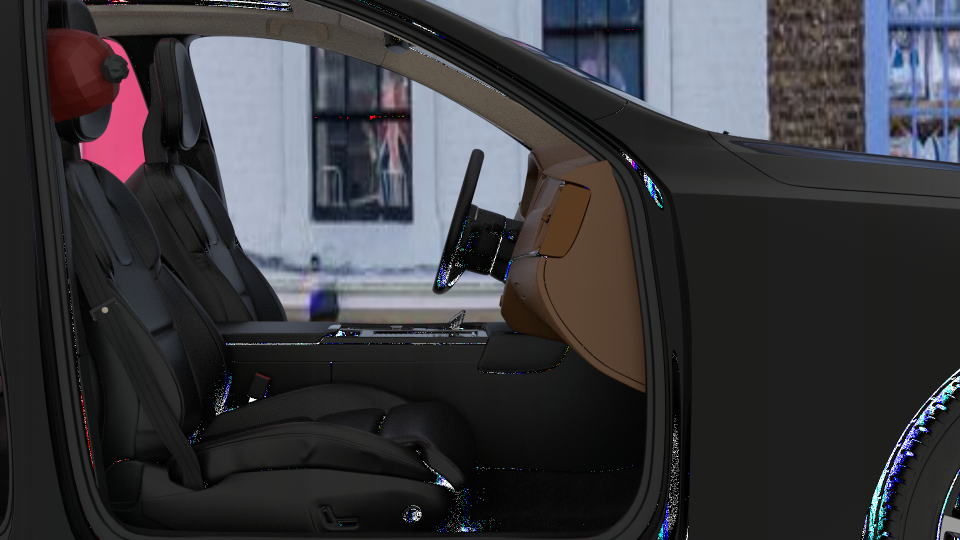
#> input picture Model training/Notebooks/000000.png, 1920 x 1080 px, found by its file name (shown at 1/2 size)
$ jupyter execute --allow-errors 1.1-playing-around.ipynb
#> lines starting #> are read from the running program, lines starting #| are printed output that depends on the picture
# Playing around

[cell 1]
from PIL import Image, ImageStat
import numpy as np

[cell 2]
clear = "C:/Users/hanna/Desktop/git/interiorcardamage/Data/test/clear/000000.png"
KnitCap = "C:/Users/hanna/Desktop/git/interiorcardamage/Data/test/KnitCap/KnitCap_000002.png"

[cell 3]
def brightness( im_file ):
   im = Image.open(im_file).convert('L')
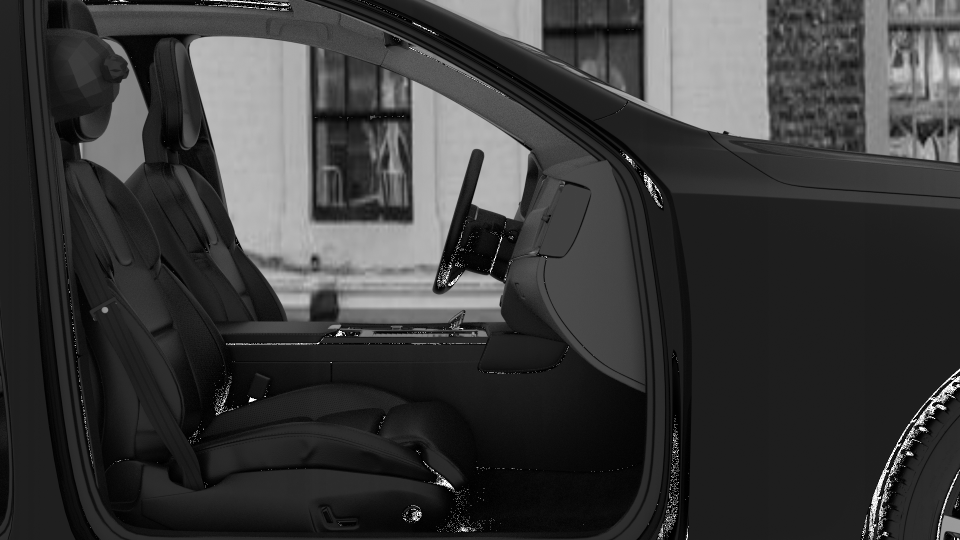
#> im: PIL image 1920x1080 L (shown at 1/2 size); min 0, max 255, mean 57.9
   stat = ImageStat.Stat(im)
   return stat.rms[0]

[cell 4]
brightness( clear )

#> (a cell that did not finish here is left out)

[cell 6]
# Open the images

image1     = Image.open( clear )
#> image1 is the input picture: PIL image 1920x1080 RGB; mean R, G, B 57.7, 57.3, 61.7

#> (the rest of this cell did not finish here and is left out)

[cell 7]
# Load image as greyscale and calculate histogram
im = Image.open( clear ).convert('L')
h = im.histogram()
#> h = 256 values, max 190781 at index 29, min 0 at index 221, mean 8100

# Print histogram
for idx, val in enumerate(h):
    print(idx,val)
#> this loop made 256 passes
#> val on passes 1 to 3: 17364, 10618, 10974
#| 0 17364
#| 1 10618
#| 2 10974
#| 3 12793
#| 4 14804
#| 5 16973
#| 6 18212
#| 7 19164
#> (further printed lines are left out)

The code below works and is a starting point for showing the difference in brightness between two images.

[cell 8]
image1 = Image.open( clear ).convert('L')
#> (the rest of this cell did not finish here and is left out)

The following normalising method qorks quite well. The only thing is the background still appears (since it is normalised differently for each image) so it we should find the edges from the resultant picture or the intermediate pictures.

Only works well when images are basically the same angle. Need to work on image registration.

[cell 9]
def normalize(image):
    std_img = np.min(image) / (np.max(image) - np.min(image))
    return (image - std_img)

[cell 10]
image1 = Image.open( clear ).convert('L')
#> (the rest of this cell did not finish here and is left out)

[cell 11]
import pyvips

#> (the rest of this cell did not finish here and is left out)

[cell 12]
from skimage import data, io
import matplotlib as plt
image = io.imread( clear )

std_img = np.min(image) / (np.max(image) - np.min(image))
#> std_img = 0
norm_image = (image - std_img)
#> (the rest of this cell did not finish here and is left out)

# Histograms

NB: Changed environment since anaconda has been playing up.

[cell 13]
import imageio.v3 as iio
import numpy as np
import skimage.color
import skimage.util
import matplotlib.pyplot as plt

[cell 14]
clear = "C:/Users/hanna/Desktop/git/interiorcardamage/Data/test/clear/000000.png"
KnitCap = "C:/Users/hanna/Desktop/git/interiorcardamage/Data/test/KnitCap/KnitCap_000002.png"
image = iio.imread(uri=clear, mode="L")

# convert the image to float dtype with a value range from 0 to 1
image = skimage.util.img_as_float(image)

# display the image
fig, ax = plt.subplots()
plt.imshow(image, cmap="gray")

[cell 15]
histogram, bin_edges = np.histogram(image, bins=256, range=(0, 255))
#> histogram = 256 values, max 2068281 at index 0, min 0 at index 2, mean 8100; bin_edges = 257 values from 0 to 255
# configure and draw the histogram figure
plt.figure()
plt.title("Grayscale Histogram")
plt.xlabel("grayscale value")
plt.ylabel("pixel count")
plt.xlim([0.0, 255.0])  # <- named arguments do not work here

plt.plot(bin_edges[0:-1], histogram)  # <- or here
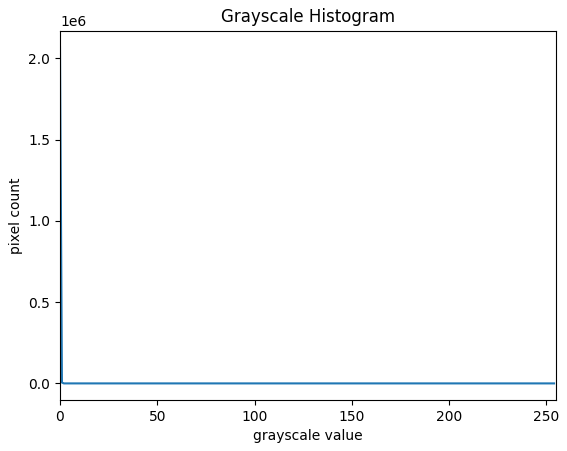
#> figure drawn by matplotlib, 1 panel; curve peaks at x = 0, y = 2068281

[cell 16]
clear = "C:/Users/hanna/Desktop/git/interiorcardamage/Data/test/clear/000000.png"
KnitCap = "C:/Users/hanna/Desktop/git/interiorcardamage/Data/test/KnitCap/KnitCap_000002.png"
#> (the rest of this cell did not finish here and is left out)

Subtracting the two histograms from one another and plotting results in nothing!

[cell 17]
clear = "C:/Users/hanna/Desktop/git/interiorcardamage/Data/test/clear/000000.png"
KnitCap = "C:/Users/hanna/Desktop/git/interiorcardamage/Data/test/KnitCap/KnitCap_000002.png"

image1 = Image.open( clear ).convert('L')
#> (the rest of this cell did not finish here and is left out)

#> (a cell that did not finish here is left out)

Plotting a histogram comparing two of the same image.

[cell 19]
clear = "C:/Users/hanna/Desktop/git/interiorcardamage/Data/test/clear/000000.png"
KnitCap = "C:/Users/hanna/Desktop/git/interiorcardamage/Data/test/KnitCap/KnitCap_000000.png"


def normalize(image):
    std_img = np.min(image) / (np.max(image) - np.min(image))
#> std_img = 0
    return (image - std_img)

image1 = Image.open( clear ).convert('L')
image2 = Image.open( clear ).convert('L')

buffer1    = np.asarray(image1)
buffer1 = normalize(buffer1)

buffer2    = np.asarray(image2)
buffer2 = normalize(buffer2)

# Subtract image2 from image1

buffer3    =  buffer2 - buffer1
#> buffer3: shape (1080, 1920) float64; every value is 0
differenceImage     = Image.fromarray(buffer3)
#> differenceImage: PIL image 1920x1080 F; every value is 0
differenceImage.show()

# histogram

histogram, bin_edges = np.histogram(buffer3, bins=256, range=(0, 255))
#> histogram = 256 values, max 2073600 at index 0, min 0 at index 1, mean 8100
plt.figure()
plt.title("Grayscale Histogram")
plt.xlabel("grayscale value")
plt.ylabel("pixel count")
plt.xlim([0.0, 255])
plt.plot(bin_edges[0:-1], histogram)
#> figure, not shown here; curve peaks at x = 0, y = 2073600

[cell 20]
clear = "C:/Users/hanna/Desktop/git/interiorcardamage/Data/test/clear/000000.png"
KnitCap = "C:/Users/hanna/Desktop/git/interiorcardamage/Data/test/KnitCap/KnitCap_000002.png"


def normalize(image):
    std_img = np.min(image) / (np.max(image) - np.min(image))
    return (image - std_img)

image1 = Image.open( clear ).convert('L')
#> (the rest of this cell did not finish here and is left out)

Applying a mask.

[cell 21]
clear = "C:/Users/hanna/Desktop/git/interiorcardamage/Data/test/clear/000000.png"
KnitCap = "C:/Users/hanna/Desktop/git/interiorcardamage/Data/test/KnitCap/KnitCap_000002.png"
# read the image as grayscale from the outset
image = iio.imread(uri=clear, mode="L")

# display the image
fig, ax = plt.subplots()
plt.imshow(image, cmap="gray")

# create mask here, using np.zeros() and skimage.draw.rectangle()
mask = np.zeros(shape=image.shape, dtype="bool")
rr, cc = skimage.draw.rectangle(start=(600, 1150), end=(1000, 1600))
mask[rr, cc] = True

# display the mask
fig, ax = plt.subplots()
plt.imshow(mask, cmap="gray")

# mask the image and create the new histogram
histogram1, bin_edges1 = np.histogram(image[mask], bins=256, range=(0.0, 255.0))
#> histogram1 = 256 values, max 52047 at index 29, min 0 at index 77, mean 706.4; bin_edges1 = 257 values from 0 to 255

# configure and draw the histogram figure
plt.figure()

plt.title("Grayscale Histogram")
plt.xlabel("grayscale value")
plt.ylabel("pixel count")
plt.xlim([0.0, 255.0])
plt.plot(bin_edges1[0:-1], histogram1)
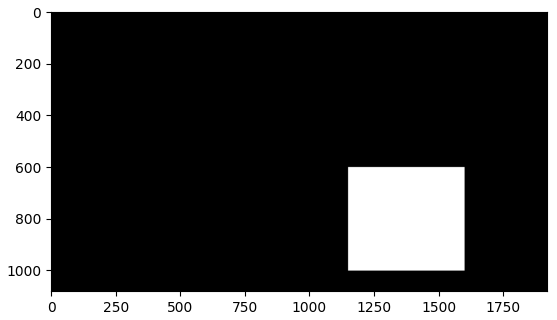
#> figure drawn by matplotlib, 1 panel
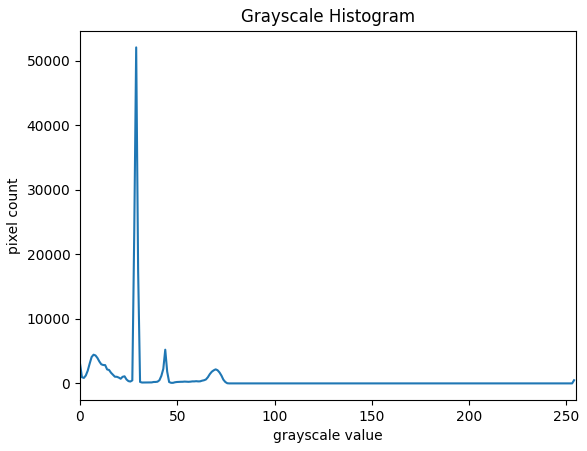
#> figure drawn by matplotlib, 1 panel; curve peaks at x = 28.89, y = 52047

[cell 22]
KnitCap = "C:/Users/hanna/Desktop/git/interiorcardamage/Data/test/KnitCap/KnitCap_000000.png"
# read the image as grayscale from the outset
#> (the rest of this cell did not finish here and is left out)

[cell 23]
clear = "C:/Users/hanna/Desktop/git/interiorcardamage/Data/test/clear/000000.png"

image = iio.imread(uri=clear, mode="L")
histogram2, bin_edges2 = np.histogram(image, bins=256, range=(0.0, 255.0))
#> histogram2 has the same summary as h; bin_edges2 = 257 values from 0 to 255
plt.figure()
plt.title("Grayscale Histogram")
plt.xlabel("grayscale value")
plt.ylabel("pixel count")
plt.xlim([0.0, 255.0])
plt.plot(bin_edges2[0:-1], histogram2)
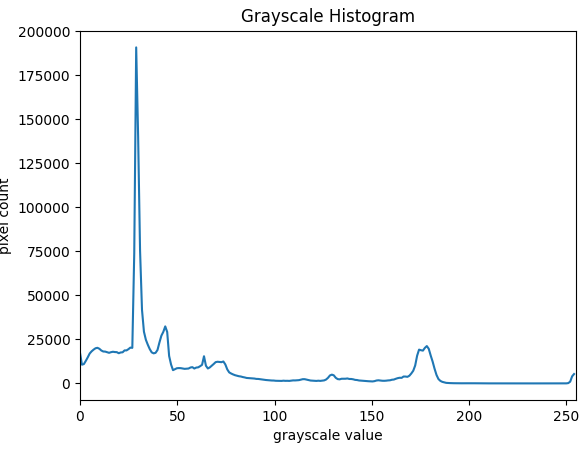
#> figure drawn by matplotlib, 1 panel; curve peaks at x = 28.89, y = 190781

[cell 24]
import scipy
slope, intercept, r_value, p_value, std_err = scipy.stats.linregress(histogram1, histogram2)
#> slope = 3.9; intercept = 5347.3; r_value = 0.855; p_value = 1.51e-74; std_err = 0.148

[cell 25]
r_value
#> Out = 0.855

R-squared for two clear images

[cell 26]
clear = "C:/Users/hanna/Desktop/git/interiorcardamage/Data/test/clear/000000.png"
clear2 = "C:/Users/hanna/Desktop/git/interiorcardamage/Data/test/clear/000007.png"


image = iio.imread(uri=clear, mode="L")
histogram1, bin_edges1 = np.histogram(image, bins=256, range=(0.0, 255.0))
#> histogram1 has the same summary as h


#> (the rest of this cell did not finish here and is left out)

$ run again, with Model training/Notebooks/pca1.png copied over Model training/Notebooks/000000.png
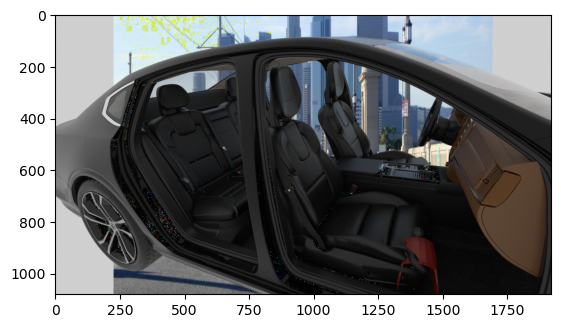
#> input picture Model training/Notebooks/pca1.png, 561 x 328 px, found by its file name
#> in brightness, `im = Image.open(im_file).convert('L')`:
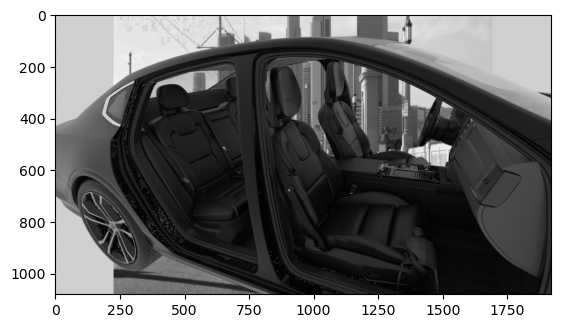
#> im: PIL image 561x328 L; min 0, max 255, mean 118.9
#> image1 is the input picture: PIL image 561x328 RGBA; mean R, G, B, A 117.9, 119.1, 120.2, 255
#> h = 256 values, max 40942 at index 255, min 0 at index 245, mean 718.8
#> the loop `for idx, val in enumerate(h):` made 256 passes
#> val on passes 1 to 3: 1819, 120, 421
#> (printed output is left out)
#> `std_img = np.min(image) / (np.max(image) - np.min(image))`: std_img = 0
#> `histogram, bin_edges = np.histogram(image, bins=256, range=(0, 255))`: histogram = 256 values, max 143066 at index 0, min 0 at index 2, mean 718.8; bin_edges = 257 values from 0 to 255
#> in normalize, `std_img = np.min(image) / (np.max(image) - np.min(image))`: std_img = 0
#> buffer3: shape (328, 561) float64; every value is 0
#> differenceImage: PIL image 561x328 F; every value is 0
#> `histogram, bin_edges = np.histogram(buffer3, bins=256, range=(0, 255))`: histogram = 256 values, max 184008 at index 0, min 0 at index 1, mean 718.8
#> histogram2 has the same summary as h; bin_edges2 = 257 values from 0 to 255
#> `[cell 23] clear = "C:/Users/hanna/Desktop/git/interiorcardamage/Data/t..`:
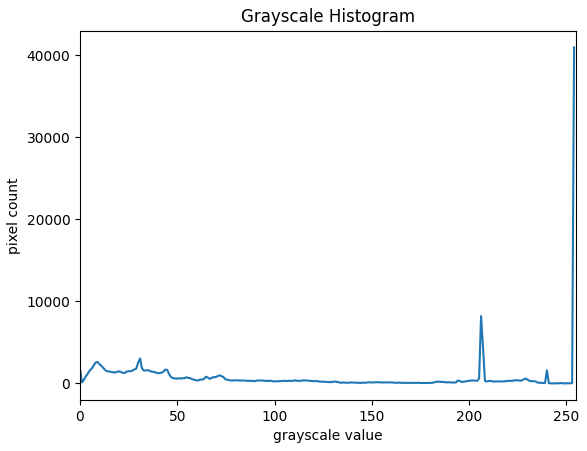
#> figure drawn by matplotlib, 1 panel; curve peaks at x = 254, y = 40942
